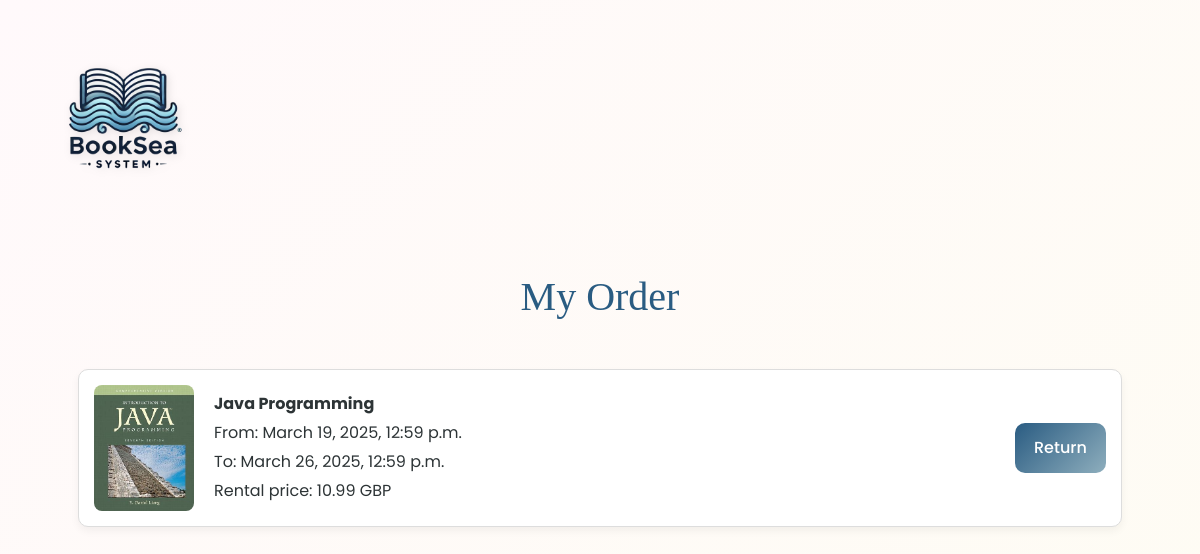
/order/ (signed in), run on the app's committed database.
### pages/models.py (models this page shows, shortened)
class Book(models.Model):
    title = models.CharField(max_length=200)
    category = models.CharField(max_length=100)
    index = models.CharField(max_length=50, unique=True)
    is_available = models.BooleanField(default=True)
    img = models.CharField(max_length=255, default="/img/book.jpg")
    rental_price = models.FloatField(null=True)
    borrow_date = models.DateTimeField(null=True, blank=True)
    due_date = models.DateTimeField(null=True, blank=True)
    is_overdue = models.BooleanField(default=False)
    borrower = models.ForeignKey(User, on_delete=models.SET_NULL, null=True, blank=True, related_name="borrowed_books")

### pages/views.py (the view)
# urls.py: path("order/", order, name="order"),
def order(request):
    borrowed_books = Book.objects.filter(is_available=False, borrower=request.user)
    return render(request, "pages/order.html", {"borrowed_books": borrowed_books})

### pages/templates/pages/order.html (shortened to what this page needs)
<!DOCTYPE html>
<html lang="en">
{% load static %}
<head>
    <link href="https://stackpath.bootstrapcdn.com/bootstrap/4.5.2/css/bootstrap.min.css" rel="stylesheet">
    <link rel="stylesheet" href="https://cdnjs.cloudflare.com/ajax/libs/font-awesome/6.0.0/css/all.min.css">
</head>
<body>
    <img src="{% static '/img/image1.PNG' %}" class="top-left-logo">
    <h2 class="headline">My Order</h2>
    <div class="book-list">
        {% for book in borrowed_books %}
        <div class="book-entry">
                <img src="{% static book.img %}" alt="{{ book.title }}" class="book-img">
                <div class="book-details">
                    <p><strong>{{ book.title }}</strong></p>
                    <p>From: {{ book.borrow_date }}</p>
                    <p>To: {{ book.due_date }}</p>
                    <p>Rental price: {{ book.rental_price }} GBP</p>
                </div>
                <div>
                    <form action="{% url 'return_book' book.id %}" method="post"
                          onsubmit="return returnBook('{{ book.id }}')">
                        <button type="submit" class="return-btn">Return</button>
                    </form>
                </div>
        </div>
        {% empty %}
            <p>You have not borrowed any books.</p>
        {% endfor %}
    </div>
</body>
</html>

### pages/templates/pages/order.html (style rules this page uses)
:root { --primary: #2A5C82; --secondary: #E8B48C; --accent: #8EAEBD; }
body { background: linear-gradient(135deg, #FFF9FB 0%, #FEFCF3 100%); color: #2D3436; min-height: 100vh; font-family: 'Poppins', sans-serif; display: flex; justify-content: center; align-items: center; position: relative; overflow-x: hidden; padding: 40px 20px; flex-direction: column; }
.top-left-logo { position: absolute; top: 2rem; left: 2rem; width: 180px; filter: drop-shadow(2px 2px 4px rgba(0,0,0,0.1)); transition: transform 0.3s ease; }
.headline { font-family: 'Playfair Display', serif; font-size: 2.5rem; color: var(--primary); margin-bottom: 1.5rem; text-align: center; }
.book-list { display: flex; flex-direction: column; gap: 20px; margin-top: 1.5rem; width: 90%; max-width: 1100px; }
.book-entry { display: flex; align-items: center; justify-content: space-between; background: #fff; padding: 15px; border-radius: 10px; box-shadow: 0 4px 8px rgba(0, 0, 0, 0.05); border: 1px solid #ddd; transition: transform 0.2s ease; }
.book-img { width: 100px; height: auto; border-radius: 8px; margin-right: 20px; }
.book-details { flex-grow: 1; text-align: left; }
.book-details p { margin: 5px 0; font-size: 1rem; }
.return-btn { background: linear-gradient(135deg, var(--primary) 0%, var(--accent) 100%); color: white !important; padding: 0.8rem 1.2rem; border: none; border-radius: 10px; font-weight: 500; transition: all 0.3s ease; cursor: pointer; }

### data on the page
Book: img (picture), title "Java Programming", borrow_date "March 19, 2025, 12:59 p.m.", due_date "March 26, 2025, 12:59 p.m.", rental_price "10.99"
